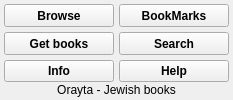
     <widget class="QWidget" name="mainpage">
      <property name="font">
       <font>
        <pointsize>9</pointsize>
        <weight>75</weight>
        <bold>true</bold>
       </font>
      </property>
      <layout class="QVBoxLayout" name="verticalLayout_12" stretch="0,0">
       <property name="spacing">
        <number>0</number>
       </property>
       <property name="leftMargin">
        <number>3</number>
       </property>
       <property name="topMargin">
        <number>3</number>
       </property>
       <property name="rightMargin">
        <number>3</number>
       </property>
       <property name="bottomMargin">
        <number>3</number>
       </property>
       <item>
        <layout class="QGridLayout" name="gridLayout" rowstretch="0,0,0,0,0,0">
         <property name="sizeConstraint">
          <enum>QLayout::SetMinimumSize</enum>
         </property>
         <property name="leftMargin">
          <number>1</number>
         </property>
         <property name="topMargin">
          <number>1</number>
         </property>
         <property name="rightMargin">
          <number>1</number>
         </property>
         <property name="bottomMargin">
          <number>1</number>
         </property>
         <property name="spacing">
          <number>5</number>
         </property>
         <item row="1" column="0">
          <layout class="QVBoxLayout" name="verticalLayout_33">
           <property name="spacing">
            <number>0</number>
           </property>
           <property name="sizeConstraint">
            <enum>QLayout::SetMinimumSize</enum>
           </property>
           <item>
            <widget class="QToolButton" name="openBTN">
             <property name="sizePolicy">
              <sizepolicy hsizetype="Fixed" vsizetype="MinimumExpanding">
               <horstretch>0</horstretch>
               <verstretch>0</verstretch>
              </sizepolicy>
             </property>
             <property name="minimumSize">
              <size>
               <width>110</width>
               <height>19</height>
              </size>
             </property>
             <property name="maximumSize">
              <size>
               <width>1000</width>
               <height>16777215</height>
              </size>
             </property>
             <property name="baseSize">
              <size>
               <width>110</width>
               <height>90</height>
              </size>
             </property>
             <property name="font">
              <font>
               <weight>75</weight>
               <italic>false</italic>
               <bold>true</bold>
              </font>
             </property>
             <property name="layoutDirection">
              <enum>Qt::LeftToRight</enum>
             </property>
             <property name="autoFillBackground">
              <bool>false</bool>
             </property>
             <property name="text">
              <string>Browse</string>
             </property>
             <property name="icon">
              <iconset resource="../Orayta.qrc">
               <normaloff>:/Icons/Orayta.png</normaloff>:/Icons/Orayta.png</iconset>
             </property>
             <property name="iconSize">
              <size>
               <width>100</width>
               <height>100</height>
              </size>
             </property>
             <property name="toolButtonStyle">
              <enum>Qt::ToolButtonTextUnderIcon</enum>
             </property>
            </widget>
           </item>
          </layout>
         </item>
         <item row="1" column="1">
          <layout class="QVBoxLayout" name="verticalLayout_34">
           <property name="spacing">
            <number>0</number>
           </property>
           <property name="sizeConstraint">
            <enum>QLayout::SetMinimumSize</enum>
           </property>
           <item>
            <widget class="QToolButton" name="bookMarksBTN">
             <property name="sizePolicy">
              <sizepolicy hsizetype="Fixed" vsizetype="MinimumExpanding">
               <horstretch>0</horstretch>
               <verstretch>0</verstretch>
              </sizepolicy>
             </property>
             <property name="minimumSize">
              <size>
               <width>110</width>
               <height>19</height>
              </size>
             </property>
             <property name="maximumSize">
              <size>
               <width>1000</width>
               <height>16777215</height>
              </size>
             </property>
             <property name="baseSize">
              <size>
               <width>110</width>
               <height>90</height>
              </size>
             </property>
             <property name="font">
              <font>
               <weight>75</weight>
               <italic>false</italic>
               <bold>true</bold>
              </font>
             </property>
             <property name="layoutDirection">
              <enum>Qt::LeftToRight</enum>
             </property>
             <property name="autoFillBackground">
              <bool>false</bool>
             </property>
             <property name="text">
              <string>BookMarks</string>
             </property>
             <property name="icon">
              <iconset resource="../Orayta.qrc">
               <normaloff>:/Icons/bookmarks-big.png</normaloff>:/Icons/bookmarks-big.png</iconset>
             </property>
             <property name="iconSize">
              <size>
               <width>100</width>
               <height>100</height>
              </size>
             </property>
             <property name="toolButtonStyle">
              <enum>Qt::ToolButtonTextUnderIcon</enum>
             </property>
            </widget>
           </item>
          </layout>
         </item>
         <item row="4" column="1">
          <layout class="QVBoxLayout" name="verticalLayout_30">
           <property name="spacing">
            <number>0</number>
           </property>
           <property name="sizeConstraint">
            <enum>QLayout::SetMinimumSize</enum>
           </property>
           <item>
            <widget class="QToolButton" name="searchBTN">
             <property name="sizePolicy">
              <sizepolicy hsizetype="Fixed" vsizetype="MinimumExpanding">
               <horstretch>0</horstretch>
               <verstretch>0</verstretch>
              </sizepolicy>
             </property>
             <property name="minimumSize">
              <size>
               <width>110</width>
               <height>19</height>
              </size>
             </property>
             <property name="maximumSize">
              <size>
               <width>1000</width>
               <height>16777215</height>
              </size>
             </property>
             <property name="baseSize">
              <size>
               <width>110</width>
               <height>90</height>
              </size>
             </property>
             <property name="font">
              <font>
               <weight>75</weight>
               <italic>false</italic>
               <bold>true</bold>
              </font>
             </property>
             <property name="autoFillBackground">
              <bool>false</bool>
             </property>
             <property name="text">
              <string>Search</string>
             </property>
             <property name="icon">
              <iconset resource="../Orayta.qrc">
               <normaloff>:/Icons/search-big.png</normaloff>:/Icons/search-big.png</iconset>
             </property>
             <property name="iconSize">
              <size>
               <width>100</width>
               <height>100</height>
              </size>
             </property>
             <property name="toolButtonStyle">
              <enum>Qt::ToolButtonTextUnderIcon</enum>
             </property>
            </widget>
           </item>
          </layout>
         </item>
         <item row="4" column="0">
          <layout class="QVBoxLayout" name="verticalLayout_31">
           <property name="spacing">
            <number>0</number>
           </property>
           <property name="sizeConstraint">
            <enum>QLayout::SetMinimumSize</enum>
           </property>
           <item>
            <widget class="QToolButton" name="getbooksBTN">
             <property name="sizePolicy">
              <sizepolicy hsizetype="Fixed" vsizetype="MinimumExpanding">
               <horstretch>0</horstretch>
               <verstretch>0</verstretch>
              </sizepolicy>
             </property>
             <property name="minimumSize">
              <size>
               <width>110</width>
               <height>19</height>
              </size>
             </property>
             <property name="maximumSize">
              <size>
               <width>1000</width>
               <height>16777215</height>
              </size>
             </property>
             <property name="baseSize">
              <size>
               <width>110</width>
               <height>90</height>
              </size>
             </property>
             <property name="font">
              <font>
               <weight>75</weight>
               <italic>false</italic>
               <bold>true</bold>
              </font>
             </property>
             <property name="autoFillBackground">
              <bool>false</bool>
             </property>
             <property name="text">
              <string>Get books</string>
             </property>
             <property name="icon">
              <iconset resource="../Orayta.qrc">
               <normaloff>:/Icons/dl-book.png</normaloff>:/Icons/dl-book.png</iconset>
             </property>
             <property name="iconSize">
              <size>
               <width>100</width>
               <height>100</height>
              </size>
             </property>
             <property name="checkable">
              <bool>false</bool>
             </property>
             <property name="toolButtonStyle">
              <enum>Qt::ToolButtonTextUnderIcon</enum>
             </property>
             <property name="autoRaise">
              <bool>false</bool>
             </property>
            </widget>
           </item>
          </layout>
         </item>
         <item row="5" column="1">
          <layout class="QVBoxLayout" name="verticalLayout_32">
           <property name="spacing">
            <number>0</number>
           </property>
           <property name="sizeConstraint">
            <enum>QLayout::SetMaximumSize</enum>
           </property>
           <item>
            <widget class="QPushButton" name="helpBTN">
             <property name="sizePolicy">
              <sizepolicy hsizetype="Fixed" vsizetype="Fixed">
               <horstretch>0</horstretch>
               <verstretch>0</verstretch>
              </sizepolicy>
             </property>
             <property name="minimumSize">
              <size>
               <width>0</width>
               <height>19</height>
              </size>
             </property>
             <property name="maximumSize">
              <size>
               <width>1000</width>
               <height>30</height>
              </size>
             </property>
             <property name="baseSize">
              <size>
               <width>80</width>
               <height>20</height>
              </size>
             </property>
             <property name="font">
              <font>
               <weight>75</weight>
               <italic>false</italic>
               <bold>true</bold>
              </font>
             </property>
             <property name="autoFillBackground">
              <bool>false</bool>
             </property>
             <property name="text">
              <string>Help</string>
             </property>
             <property name="icon">
              <iconset resource="../Orayta.qrc">
               <normaloff>:/Icons/help-contents.png</normaloff>:/Icons/help-contents.png</iconset>
             </property>
             <property name="iconSize">
              <size>
               <width>20</width>
               <height>20</height>
              </size>
             </property>
            </widget>
           </item>
          </layout>
         </item>
         <item row="5" column="0">
          <layout class="QHBoxLayout" name="horizontalLayout_20">
           <property name="spacing">
            <number>0</number>
           </property>
           <property name="sizeConstraint">
            <enum>QLayout::SetMaximumSize</enum>
           </property>
           <item>
            <widget class="QPushButton" name="aboutBTN">
             <property name="sizePolicy">
              <sizepolicy hsizetype="Fixed" vsizetype="Fixed">
               <horstretch>0</horstretch>
               <verstretch>0</verstretch>
              </sizepolicy>
             </property>
             <property name="minimumSize">
              <size>
               <width>0</width>
               <height>19</height>
              </size>
             </property>
             <property name="maximumSize">
              <size>
               <width>1000</width>
               <height>30</height>
              </size>
             </property>
             <property name="baseSize">
              <size>
               <width>80</width>
               <height>20</height>
              </size>
             </property>
             <property name="font">
              <font>
               <weight>75</weight>
               <italic>false</italic>
               <bold>true</bold>
              </font>
             </property>
             <property name="autoFillBackground">
              <bool>false</bool>
             </property>
             <property name="text">
              <string>Info</string>
             </property>
             <property name="icon">
              <iconset resource="../Orayta.qrc">
               <normaloff>:/Icons/help-about.png</normaloff>:/Icons/help-about.png</iconset>
             </property>
             <property name="iconSize">
              <size>
               <width>20</width>
               <height>20</height>
              </size>
             </property>
            </widget>
           </item>
          </layout>
         </item>
        </layout>
       </item>
       <item>
        <widget class="QLabel" name="label_2">
         <property name="sizePolicy">
          <sizepolicy hsizetype="Preferred" vsizetype="Maximum">
           <horstretch>0</horstretch>
           <verstretch>0</verstretch>
          </sizepolicy>
         </property>
         <property name="font">
          <font>
           <weight>50</weight>
           <bold>false</bold>
          </font>
         </property>
         <property name="styleSheet">
          <string notr="true">font: normal ;</string>
         </property>
         <property name="text">
          <string>Orayta - Jewish books</string>
         </property>
         <property name="alignment">
          <set>Qt::AlignCenter</set>
         </property>
         <property name="margin">
          <number>2</number>
         </property>
        </widget>
       </item>
      </layout>
     </widget>
